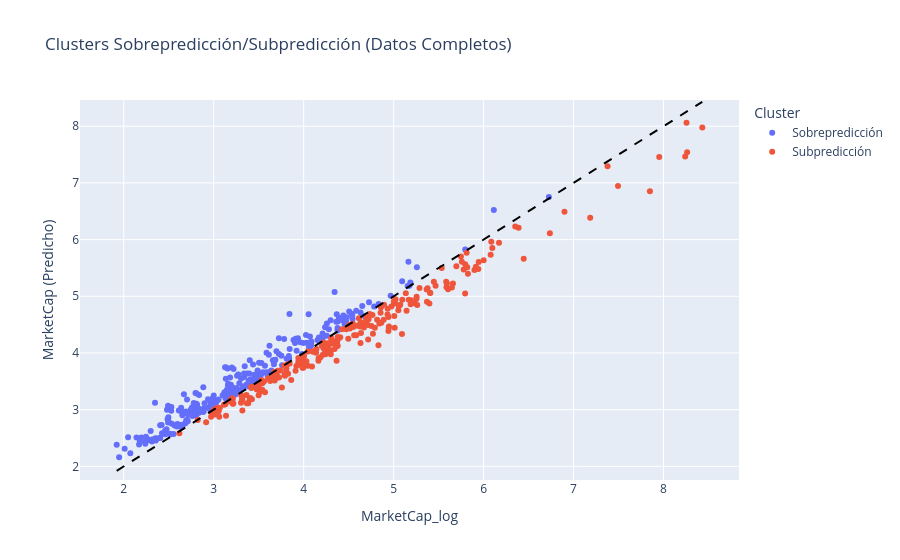

The notebook cell this image was saved under:
### Code cell
# Recrear clusters con predicciones del modelo final
y_pred_completo = pipe_final.predict(X_completo)
residuos_completo = y_pred_completo - y_completo
cluster_completo = pd.Series(['Sobrepredicción' if r > 0 else 'Subpredicción' for r in residuos_completo], 
                              index=y_completo.index)

# Actualizar columna de cluster y calcular distancia a la identidad
df['cluster_prediccion'] = cluster_completo.values
# Distancia perpendicular a la recta identidad (y = x)
df['distancia_identidad'] = residuos_completo / np.sqrt(2)

# Visualizar con plotly
fig = px.scatter(df, x='MarketCap_log', y=y_pred_completo, color='cluster_prediccion',
                 hover_data=['Ticker','Sector'],
                 labels={'x':'MarketCap (Real)','y':'MarketCap (Predicho)','cluster_prediccion':'Cluster'},
                 title='Clusters Sobrepredicción/Subpredicción (Datos Completos)')
fig.add_shape(type='line', x0=y_completo.min(), y0=y_completo.min(),
             x1=y_completo.max(), y1=y_completo.max(),
             line=dict(color='black', dash='dash', width=2))
fig.show()

# Estadísticas por cluster
print("\nEstadísticas de clusters (datos completos):")
print(f"Sobrepredicción: {(df['cluster_prediccion'] == 'Sobrepredicción').sum()} casos, residuo medio: {residuos_completo[cluster_completo == 'Sobrepredicción'].mean():.4f}")
print(f"Subpredicción: {(df['cluster_prediccion'] == 'Subpredicción').sum()} casos, residuo medio: {residuos_completo[cluster_completo == 'Subpredicción'].mean():.4f}")

### Figure 1 — Plotly figure (JSON) as saved in the notebook; plotly's stock layout.template omitted (floating-point values rounded to 4 significant figures; data arrays with more than 128 entries replaced by an {"elided": "..."} marker saying what was removed)
{"data": [{"customdata": {"elided": "262x2 str values"}, "hovertemplate": "Cluster=Sobrepredicción<br>MarketCap_log=%{x}<br>MarketCap (Predicho)=%{y}<br>Ticker=%{customdata[0]}<br>Sector=%{customdata[1]}<extra></extra>", "legendgroup": "Sobrepredicción", "marker": {"color": "#636efa", "symbol": "circle"}, "mode": "markers", "name": "Sobrepredicción", "orientation": "v", "showlegend": true, "type": "scatter", "x": {"elided": "262 float values"}, "xaxis": "x", "y": {"elided": "262 float values"}, "yaxis": "y"}, {"customdata": {"elided": "240x2 str values"}, "hovertemplate": "Cluster=Subpredicción<br>MarketCap_log=%{x}<br>MarketCap (Predicho)=%{y}<br>Ticker=%{customdata[0]}<br>Sector=%{customdata[1]}<extra></extra>", "legendgroup": "Subpredicción", "marker": {"color": "#EF553B", "symbol": "circle"}, "mode": "markers", "name": "Subpredicción", "orientation": "v", "showlegend": true, "type": "scatter", "x": {"elided": "240 float values"}, "xaxis": "x", "y": {"elided": "240 float values"}, "yaxis": "y"}], "layout": {"legend": {"title": {"text": "Cluster"}, "tracegroupgap": 0}, "shapes": [{"line": {"color": "black", "dash": "dash", "width": 2}, "type": "line", "x0": 1.921, "x1": 8.431, "y0": 1.921, "y1": 8.431}], "title": {"text": "Clusters Sobrepredicción/Subpredicción (Datos Completos)"}, "xaxis": {"anchor": "y", "domain": [0, 1], "title": {"text": "MarketCap_log"}}, "yaxis": {"anchor": "x", "domain": [0, 1], "title": {"text": "MarketCap (Predicho)"}}}}
